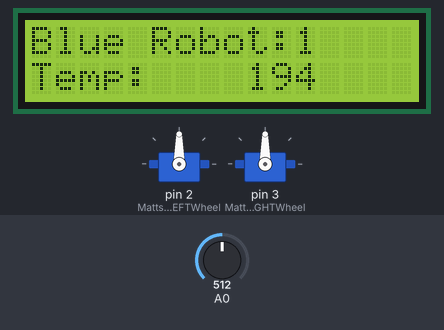
A sketch run on a simulated Arduino Uno, built with avr-gcc and run on an emulated ATmega328P. Shown: 2 × servo, 16×2 character LCD. Inputs (shaded band) come from the test bench; at power-on: A0 = 512. Random numbers use the default seed unless the sketch sets one; what the sketch prints to the serial monitor is not drawn.

Above: at 1.2 s.
1.3 s: A0 set to 565
At 5.3 s:
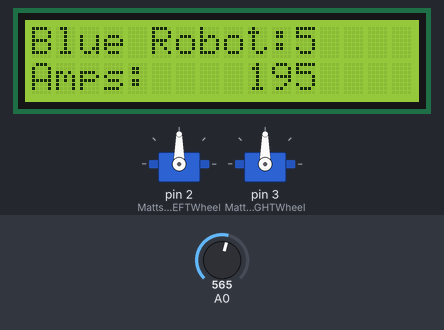
5.4 s: A0 set to 370
At 6.5 s:
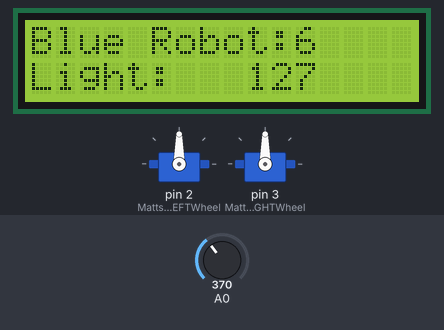
9.5 s: A0 set to 185
At 10.9 s:
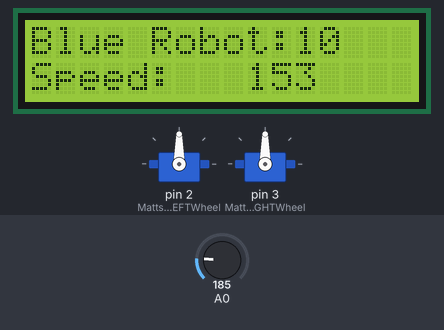
13.6 s: A0 set to 40
At 14.7 s:
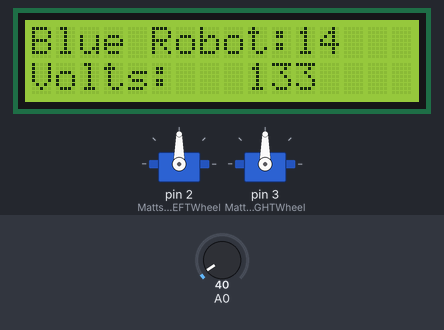
17.7 s: A0 set to 900
At 18.9 s:
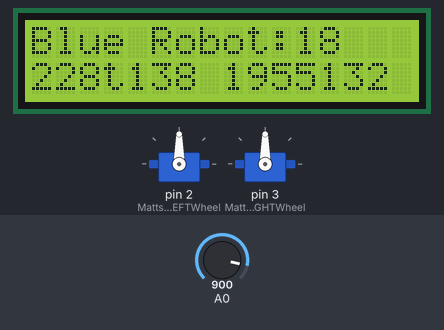
Timing chart, 0 to 20.7 s (numbered marks = the images above; inputs shaded):
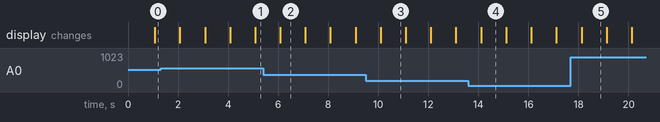

Measured:
- what the display in image 2 shows lasts 1.0 s, from 6.1 s to 7.1 s

The sketch:

Matt_LED_Display_3_Random.ino
```cpp
// Add LCD Library
#include <LiquidCrystal.h>
// Add Servo Library
#include <Servo.h>

// Define the pins the LCD uses.
LiquidCrystal lcd(8, 9, 4, 5, 6, 7);

// Global Variables
long previousDataMillis       = 0;     // store last time Data was sent
long previousServoWheelMillis = 0;     // store last time cont rotation Servos were moved
long intervalData             = 5000;  // interval at which to send data (milliseconds)
long intervalWheelServo       = 10000; // interval at which to move servo (milliseconds)
Servo MattservoLEFTWheel;              // define cont rotation servo1
Servo MattservoRIGHTWheel;             // define cont rotation servo2
// Define values used by the LCD Panel and LCD Buttons
int lcd_key     = 0;
int adc_key_in  = 0;
#define btnRIGHT  0
#define btnUP     1
#define btnDOWN   2
#define btnLEFT   3
#define btnSELECT 4
#define btnNONE   5

// read the buttons (subroutine)
int read_LCD_buttons()
{
 adc_key_in = analogRead(0); // read the value from the sensor
 // my buttons when read are centered at these valies: 0, 144, 329, 504, 741. We add approx 50 to those values and check to see if we are close
 if (adc_key_in > 1000) return btnNONE; // We make this the 1st option for speed reasons since it will be the most likely result
 if (adc_key_in < 50)   return btnRIGHT;
 if (adc_key_in < 195)  return btnUP;
 if (adc_key_in < 380)  return btnDOWN;
 if (adc_key_in < 555)  return btnLEFT;
 if (adc_key_in < 790)  return btnSELECT;
 return btnNONE;  // when all others fail, return this...
}

void setup()
{
  Serial.begin(9600);             // open a serial port
  MattservoLEFTWheel.attach(2);   // pin for cont rotation servro1
  MattservoRIGHTWheel.attach(3);  // pin for cont rotation servro2
  lcd.begin(16,2);        // initialize the lcd

  lcd.home (); // go home
  lcd.print("Blue Robot: ");
  // lcd.setCursor (6, 1);  // go to the second (1) line and 6 over
  // lcd.print (" Sec:");
}

void loop()
{
 unsigned long currentMillis = millis(); // Get the current time

  // UPDATE THE DISPLAY WITH THE NEW DATA COMING FROM SENSORS
  // code to generate ramdom values for the data string (temp)
  int value1 = random(100, 255);  // random number for value 1
  int value2 = random(100, 255);  // random number for value 2
  int value3 = random(100, 255);  // random number for value 3
  int value4 = random(100, 255);  // random number for value 4
  int value5 = random(100, 255);  // random number for value 5

  // Send at timed intervals (intervalData)
  if(currentMillis - previousDataMillis > intervalData) {
    // save the last time we sent data
    previousDataMillis = currentMillis;
    // Send the Data
    Serial.print('H');              // any START OF STRING identifier
    Serial.print(',');              // string separator
    Serial.print(value1, DEC);      // print RAND DEC value #1
    Serial.print(",");
    Serial.print(value2, DEC);      // print RAND DEC value #2
    Serial.print(",");
    Serial.print(value3, DEC);      // print RAND DEC value #3
    Serial.print(',');
    Serial.print(value4, DEC);      // print RAND DEC value #4
    Serial.print(',');
    Serial.print(value5, DEC);      // print RAND DEC value #5
    Serial.println("");             // finish with \r\n
  }

 //
 lcd.setCursor(11,0);           // move cursor to second line "1" and 13 spaces over
 lcd.print(millis()/1000);      // display seconds elapsed since power-up

 lcd.setCursor(0,1);            // move to the begining of the second line
 lcd_key = read_LCD_buttons();  // read the buttons

 switch (lcd_key)               // depending on which button was pushed, we perform an action
 {
   case btnRIGHT:
     {
       lcd.setCursor(0,1);
       lcd.print("Volts:");
       lcd.setCursor(9,1);
       lcd.print(value1);
     delay(1000);
     break;
     }
   case btnLEFT:
     {
     lcd.setCursor(0,1);
     lcd.print("Temp: ");
     lcd.setCursor(9,1);
     lcd.print(value2);
     delay(1000);
     break;
     }
   case btnUP:
     {
     lcd.setCursor(0,1);
     lcd.print("Speed:");
     lcd.setCursor(9,1);
     lcd.print(value3);
     delay(1000);
     break;
     }
   case btnDOWN:
     {
     lcd.setCursor(0,1);
     lcd.print("Light:");
     lcd.setCursor(9,1);
     lcd.print(value4);
     delay(1000);
     break;
     }
   case btnSELECT:
     {
     lcd.setCursor(0,1);
     lcd.print("Amps:  ");
     lcd.setCursor(9,1);
     lcd.print(value5);
     delay(1000);
     break;
     }
     case btnNONE:
     {
     lcd.setCursor(0,1);
     lcd.print(value1);
     lcd.setCursor(4,1);
     lcd.print(value2);
     lcd.setCursor(8,1);
     lcd.print(value3);
     lcd.setCursor(12,1);
     lcd.print(value4);
     // lcd.setCursor(12,1);
     // lcd.print(value5);
     delay(1000);
     break;
     }
   }
 }
```
